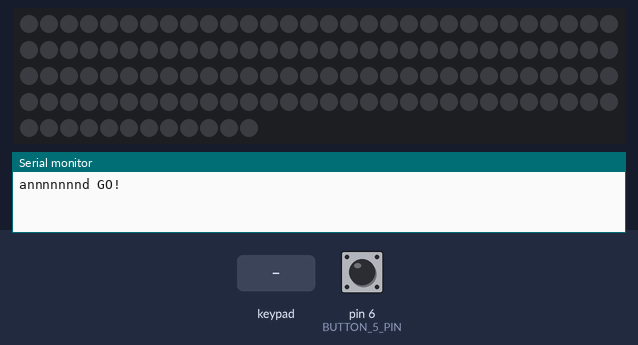
The sketch below on a simulated Arduino Uno, built with avr-gcc and run on an emulated ATmega328P. Parts: 132 RGB LEDs in strip order, left to right, continuing on the next row, the last lines printed to the serial monitor. The inputs (shaded band) are chosen by the test bench; at power-on: pin 6 (BUTTON_5_PIN) HIGH. Random numbers use the default seed unless the sketch sets one.

Above: at 4.2 s.
4.3 s: keypad keys 5 4 3 2 A pressed 0.4 s apart
7.8 s: key 'B' pressed
10.8 s: keypad keys 1 1 1 0 9 8 D pressed 0.4 s apart
At 12.15 s:
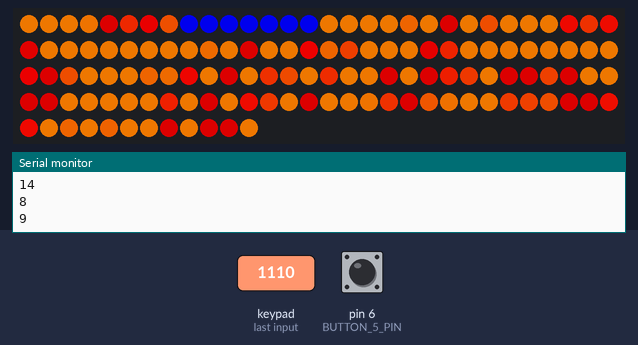
15.1 s: key 'C' pressed
At 16.79 s:
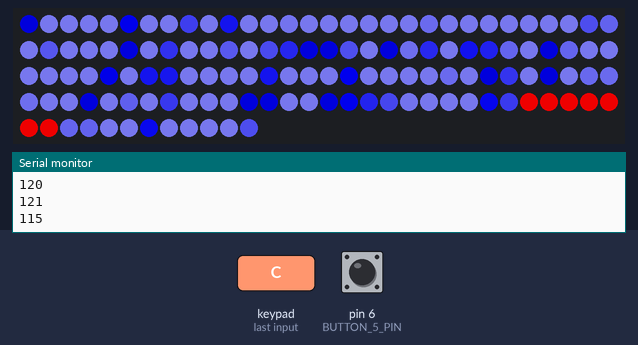
16.8 s: keypad keys 1 1 1 0 9 8 pressed 0.4 s apart
At 17.18 s:
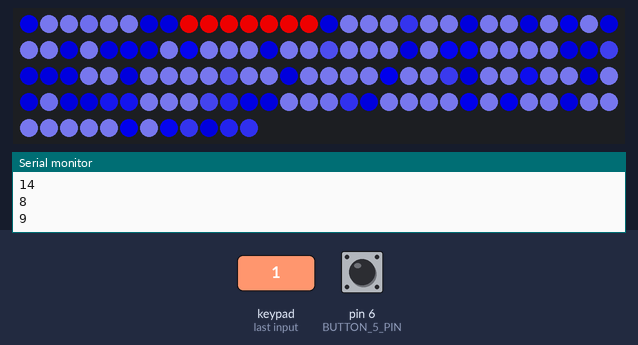

The sketch:

gamingTableControls.ino
```cpp
/*
* This script was created by Bob Clagett for I Like To Make Stuff
* For more projects, check out iliketomakestuff.com
*
* This code is for the project at https://iliketomakestuff.com/
*
*
* All of the components are list on the url above.
*
* We offer NO SUPPORT for this code, and do not promise any updates/improvements.
* Please regard this as "unoptimized, prototype code".
* Feel free to branch and extend this code, but we will likely NOT merge in any changes.
*/
#include <ezButton.h>
#include "Adafruit_Keypad.h"
#include <FastLED.h>

#define LED_PIN     13
#define COLOR_ORDER GRB
#define CHIPSET     WS2812B
#define NUM_LEDS    132

#define BRIGHTNESS  200
#define FRAMES_PER_SECOND 30

bool gReverseDirection = false;

CRGB leds[NUM_LEDS];

const int SEATS = 8;
int highlightCenter = 0;
int highlightSpread = 3;

int centerPixels[SEATS] = {11,22,33,53,77,88,99,118};//{10,30,50,70,90,110,130,150};
CRGB highlightCLR = CRGB::Blue;

CRGBPalette16 gPal;
//-------------------------------------
//keypad setup
//-------------------------------------
  const byte ROWS = 4; // rows
  const byte COLS = 4; // columns
  //define the symbols on the buttons of the keypads
  char keys[ROWS][COLS] = {
    {'1','2','3','A'},
    {'4','5','6','B'},
    {'7','8','9','C'},
    {'*','0','#','D'}
  };
  byte rowPins[ROWS] = {5, 4, 3, 2}; //connect to the row pinouts of the keypad
  byte colPins[COLS] = {11, 10, 9, 8}; //connect to the column pinouts of the keypad

  //initialize an instance of class NewKeypad
  Adafruit_Keypad customKeypad = Adafruit_Keypad( makeKeymap(keys), rowPins, colPins, ROWS, COLS);

int pendingPlayerCode;
int runningAnimation = 0; //(1-4)
//-------------------------------------
//button setup
//-------------------------------------

  const int BUTTON_NUM = 5;

  const int BUTTON_1_PIN = 2;
  const int BUTTON_2_PIN = 3;
  const int BUTTON_3_PIN = 4;
  const int BUTTON_4_PIN = 5;
  const int BUTTON_5_PIN = 6;
  const int BUTTON_6_PIN = 7;
  const int BUTTON_7_PIN = 8;
  const int BUTTON_8_PIN = 9;

  ezButton buttonArray[] = {
    ezButton(BUTTON_1_PIN),
    ezButton(BUTTON_2_PIN),
    ezButton(BUTTON_3_PIN),
    ezButton(BUTTON_4_PIN),
    ezButton(BUTTON_5_PIN)
  };

int gameMode = 0;
/*
0 = DM control only
1 = player advance control

*/


void setup() {
  delay(3000); // sanity delay
  FastLED.addLeds<CHIPSET, LED_PIN, COLOR_ORDER>(leds, NUM_LEDS).setCorrection( TypicalLEDStrip );
  FastLED.setBrightness( BRIGHTNESS );
  FastLED.clear();
  FastLED.show();

  Serial.begin(9600);
  customKeypad.begin();
for(byte i = 0; i < BUTTON_NUM; i++){
    buttonArray[i].setDebounceTime(50); // set debounce time to 50 milliseconds
  }
  Serial.println("annnnnnnd GO!");
}

void loop() {
  random16_add_entropy( random());
  //run current animations
  switch (runningAnimation){
    case 0:
      FastLED.clear();
      //highlightCLR = CRGB::Blue;
        break;
    case 1:
      lightning();
        break;
    case 2:
      gPal = HeatColors_p;
      Fireplace();
      highlightCLR = CRGB::Blue;
      break;
    case 3:
      gPal = CRGBPalette16( CRGB::Black, CRGB::Blue, CRGB::White,  CRGB::Green);
      Fireplace();
      highlightCLR = CRGB::Red;
      break;
    case 4:
    gPal = CRGBPalette16( CRGB::Black, CRGB::DarkGreen, CRGB::Black,  CRGB::Yellow);
      Fireplace();
      highlightCLR = CRGB::White;
        break;
  }

//handle selected player
      highlightPlayer();

      FastLED.show();
      FastLED.delay(1000 / FRAMES_PER_SECOND);


  //check keypad
    customKeypad.tick();

    while(customKeypad.available()){
      keypadEvent e = customKeypad.read();
      char keypressed = (char)e.bit.KEY;
      if(e.bit.EVENT == KEY_JUST_PRESSED) {
          switch (keypressed){
            case '1':
            case '2':
            case '3':
            case '4':
            case '5':
            case '6':
            case '7':
            case '8':
            //case '9':
              pendingPlayerCode = keypressed-'0';
                //clear old selected player
                FastLED.clear();
                FastLED.show();
              Serial.print(keypressed);
                break;
            case '0':
//clear all lights
               runningAnimation = pendingPlayerCode = 0;
               FastLED.clear();
               FastLED.show();
                break;
//animations
            case 'A':
              if(runningAnimation!=1){
                runningAnimation = 1;
              } else {
                runningAnimation = 0;
                FastLED.clear();
                FastLED.show();
              }
                break;
            case 'B':
              if(runningAnimation!=2){
                runningAnimation = 2;
              } else {
                runningAnimation=0;
                FastLED.clear();
                FastLED.show();
              }
                break;
            case 'C':
              if(runningAnimation!=3){
                runningAnimation = 3;
              } else {
                runningAnimation = 0;
                FastLED.clear();
                FastLED.show();
              }
                break;
            case 'D':
              if(runningAnimation!=4){
                runningAnimation = 4;
              } else {
                runningAnimation = 0;
                FastLED.clear();
                FastLED.show();
              }
                break;

            case '*':
              //install SHIFT
                break;
            case '#':
              //execute player select
                break;
          }
      }


    }


    delay(10);

  //check buttons
    for(byte i = 0; i < BUTTON_NUM; i++)
        buttonArray[i].loop(); // MUST call the loop() function first

      for(byte i = 0; i < BUTTON_NUM; i++) {
        if(buttonArray[i].isPressed()) {
          Serial.print("The button ");
          Serial.print(i + 1);
          Serial.println(" is pressed");

          switch(gameMode){

            case 0:
            //if the selected player presses their button, clear it
            if(i==pendingPlayerCode){
              pendingPlayerCode=0;
            }
              break;
            case 1:
            //advance to next, with loop to beginning
              pendingPlayerCode++;
              if(pendingPlayerCode>SEATS){
                pendingPlayerCode=0;
              }
              FastLED.clear();
              FastLED.show();
              break;
          }
        }

        /*if(buttonArray[i].isReleased()) {
          Serial.print("The button ");
          Serial.print(i + 1);
          Serial.println(" is released");
        }*/
      }
}


#define FLASHES 8
#define FREQUENCY 20 // delay between strikes

unsigned int dimmer = 1;

void lightning()
{
    for (int flashCounter = 0; flashCounter < random8(3,FLASHES); flashCounter++)
  {
    if(flashCounter == 0) dimmer = 5;     // the brightness of the leader is scaled down by a factor of 5
    else dimmer = random8(1,3);           // return strokes are brighter than the leader

    FastLED.showColor(CHSV(255, 0, 255/dimmer));
    delay(random8(4,10));                 // each flash only lasts 4-10 milliseconds
    FastLED.showColor(CHSV(255, 0, 0));

    if (flashCounter == 0) delay (150);   // longer delay until next flash after the leader
    delay(50+random8(100));               // shorter delay between strikes
  }
  delay(random8(FREQUENCY)*100);          // delay between strikes
  highlightPlayer();
}


//from https://codebender.cc/sketch:190691
/* Rate of cooling. Play with to change fire from
   roaring (smaller values) to weak (larger values) 55 */
#define COOLING 55

/* How hot is "hot"? Increase for brighter fire 180 */
#define HOT 120
#define MAXHOT HOT*HEIGHT
#define HEIGHT 1


void Fireplace () {
  static unsigned int spark[NUM_LEDS]; // base heat
  CRGB stack[NUM_LEDS][HEIGHT];        // stacks that are cooler

  // 1. Generate sparks to re-heat
  for( int i = 0; i < NUM_LEDS; i++) {
    if (spark[i] < HOT ) {
      int base = HOT * 2;
      spark[i] = random16( base, MAXHOT );
    }
  }

  // 2. Cool all the sparks
  for( int i = 0; i < NUM_LEDS; i++) {
    spark[i] = qsub8( spark[i], random8(0, COOLING) );
  }

  // 3. Build the stack
  /*    This works on the idea that pixels are "cooler"
        as they get further from the spark at the bottom */
  for( int i = 0; i < NUM_LEDS; i++) {
    unsigned int heat = constrain(spark[i], HOT / 2, MAXHOT);
    for( int j = HEIGHT - 1; j >= 0; j--) {
      /* Calculate the color on the palette from how hot this
         pixel is */
      byte index = constrain(heat, 0, HOT);
      stack[i][j] = ColorFromPalette( gPal, index );

      /* The next higher pixel will be "cooler", so calculate
         the drop */
      unsigned int drop = random8(0, HOT);
      if (drop > heat) heat = 0; // avoid wrap-arounds from going "negative"
      else heat -= drop;

      heat = constrain(heat, 0, MAXHOT);
    }
  }

  // 4. map stacks to led array
  for( int i = 0; i < NUM_LEDS; i++) {
    for( int j = 0; j < HEIGHT; j++) {
      leds[(j * NUM_LEDS) + i] = stack[i][j];
    }
  }

}
void highlightPlayer(){
  if(pendingPlayerCode != 0){
        highlightCenter = centerPixels[pendingPlayerCode-1];
        int k = highlightCenter-highlightSpread;
        int m = k+highlightSpread*2+1;
        /*Serial.print("highlightCenter=");
        Serial.println(highlightCenter);
        //Serial.println(k+"----------"+m);*/
         for( int j = k; j < m; j++) {
          Serial.println(j);
          leds[j] = highlightCLR;
        }
      }

}
```
